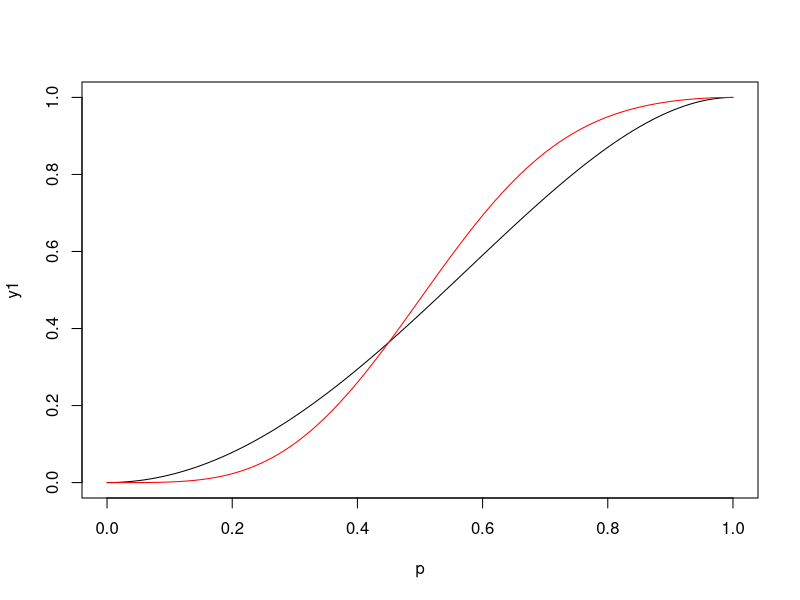

R code for this plot:
e = c(2,4)
m = c(2,-1)
p = seq(0,1,0.01)
y1 = sapply(p, function(x) sum(m * (x ^ e)))
plot(p,y1,type="l")

m = c(16,-32,-40,33,132,-8,-222,-76,358,48,-406,49,458,-514,276,-84,14,-1)
e = c(4,6,7,8,9,10,11,12,13,14,15,16,17,18,19,20,21,22)
p = seq(0,1,0.01)
y2 = sapply(p, function(x) sum(m * (x ^ e)))
lines(p,y2,col="red")
